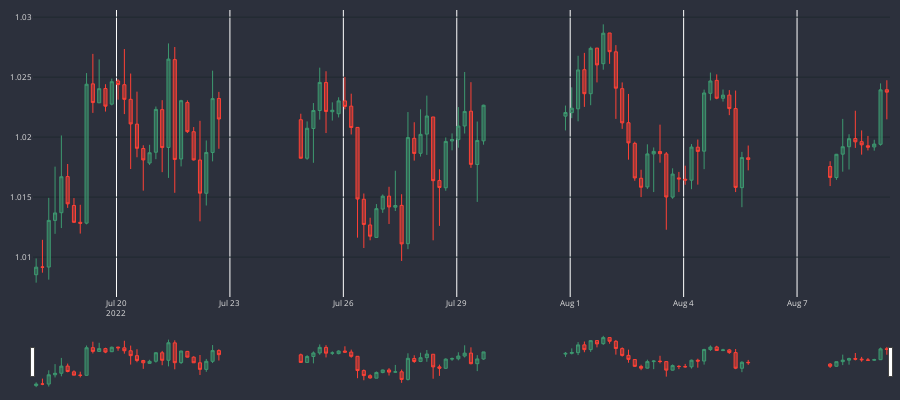

Notebook code for this chart:
### Code cell
fig = go.Figure()
fig.add_trace(go.Candlestick(
    x=df_plot.time,
    open=df_plot.mid_o,
    high=df_plot.mid_h,
    low=df_plot.mid_l,
    close=df_plot.mid_c,
    line=dict(width=1), opacity=1
))

fig.update_yaxes(
    gridcolor="#1f292f",
)


fig.update_layout(
    width=900,
    height=400,
    margin=dict(l=10,r=10,b=10,t=10),
    paper_bgcolor="#2c303c",
    plot_bgcolor="#2c303c",
    font=dict(size=8, color="#e1e1e1")
)

fig.show()
